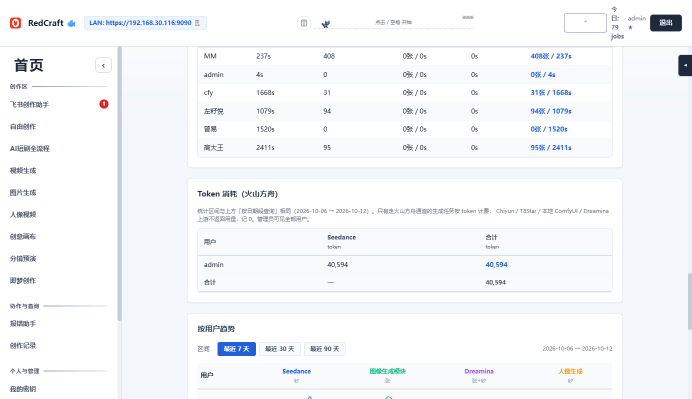
#> input picture _verify/stats_token_live.png, 1384 x 797 px (shown at 1/2 size); its folder holds only this picture in this run
$ python -i reference_watermark_clean.py   (imports and definitions only)
#> lines starting #> are read from the running program, lines starting #| are printed output that depends on the picture
#> further down, picture is the input picture: PIL image 1384x797 RGB; mean R, G, B 245.4, 247.1, 249.5
"""参考图水印清洗（自动、前置、**带保真护栏**）—— 2026-10-19 重做。

用户口径：
「我记得之前有这个功能就是只识别带水印的图重新生成，后面因为他会把我的原图改掉，跟原图不一样
 所以去掉了，你看能不能按我之前这个方案解决我的痛点」。

历史（仓库记录，2026-10-10 撤掉的原因）：
* 旧实现是**无条件跑**（K=0 也跑）✗，判据只看 `reason` 里的关键词 ✗；
* 而且它**静默替换了用户的原图** ✗ —— 清洗结果与实物不一致时，用户**看不到、也拦不住** ✓。

本次设计（三道护栏，专治上面那两个问题）：
1. **只处理"真的带水印"的图**：先做水印检测（亮 + 低饱和 + 细笔画 + 位于画面边缘/角落），
   检测不到就**一个像素都不动**；
2. **保真护栏**：清洗后与原图做**逐像素比对**（缩到 128×128 灰度比均值差）——只有
   `mean_abs_diff <= 6` **且**检测显示"水印已消失"**才采用**；否则**丢弃清洗结果、保留原图**；
3. **原图永不改动**：清洗结果另存 `-nowm.png`，只在**提交给上游用的副本**上替换路径；
   台账（`WatermarkCleanupRecord`）写明原图/清洗版/相似度/是否采用，交给执行层写进任务事件。

依赖只用 **PIL**（feishu venv 里没有 numpy/cv2），图片清洗走本机 nano-banana 应用（8797）。

── 2026-10-22：**整图均值护栏看不见"局部被抹掉"**，用户的红圈就是被这样洗掉的 ──

用户报：「9090 端口飞书模块的红车引导效果一直不好」。查下来是一次**静默删除用户资产**：

* 生产 run `4452169a`（redcqchina《Sandfall》红车片头）的参考图 `image-1` 是游戏截图，
  用户在**车阵里手绘了一个红圈**圈住那辆红色小车 —— 这就是"是哪辆车"的**唯一指认标记**，
  提示词里写的就是「图一红圈中的红车」「@图片1 右上角红圈标注的那辆红色小车」。
* 自动清洗把它当成"叠加标记"重画掉了：原图有圈、提交版 `-nowm` 里**圈没有了**
  （本地视觉模型两次判读一致：原图「有一个手绘红色圆圈」，清洗版「没有」）。
* 而 `_mean_abs_diff` 报 **7.52 ≤ 12 → 照样采用**。原因是 128×128 灰度均值把一条细圈
  **稀释没了**：同一对图的**最差 32×32 局部块**差异是 **63.7**，而两张"只洗掉角落水印文字"
  的正常清洗只有 **14.8 / 9.4**。
* 后果：模型拿到的参考图里没有任何指认标记 → 只能瞎猜是哪辆红车 → 同一个项目
  从 10-21 返工到 10-22 至少 6 轮（`carried_rework_requirements` 里全是"红车是哪一辆"）。

因此补两道护栏（2026-10-22）：

* **局部块护栏**（`_worst_block_diff`）：除整图均值外，再比"最差局部块"的差异，
  超 `_LOCAL_DIFF_MAX` 就**丢弃清洗结果、保留原图** —— 这条对"抹掉画面里某样东西"
  敏感，对"只去掉角落一小块水印"不敏感，正好把两者分开；
* **手绘标记前置判据**（`mentions_user_annotation`）：视觉描述里提到红圈/标注框等
  **用户手绘标记**的图**根本不去洗**（少一次图片模型调用，也绝不冒险重画）。判据在生产
  378 条参考图描述上校准过：命中 7 条、逐条核对**全是**真的手绘标注，而「围成圆圈站立」
  「手绘质感」「方向箭头」「情绪标记」「木质门框」这些同词不同义的一条都没误伤。
  注意：多模态规划流水线下常常**没有**视觉描述，所以这条是**尽力而为**，
  真正兜底的是上面那条局部块护栏。

── 2026-10-23：局部块护栏**只看最差单块**，把"水印被洗掉"误判成"抹掉了内容" ──

用户报：「9090 端口飞书模块去水印怎么失效了，手机卖点两次任务都有水印」。

* 生产 run `aa2b426b`（10-23 13:08）两张参考图台账都是 `kept`：`最差局部差异 42 > 35`、
  `39 > 35` → 丢弃清洗结果、回退成**带水印的原图**。而实际看图确认：原图右下角有「即梦AI」
  水印，清洗版**水印已经没了**、主体完好 —— **清洗成功了，是护栏把好结果扔了**。
* 根因：`_worst_block_diff` 取的是 **1024 个块里的最大值**（`_LOCAL_BLOCK` 是**网格数**，
  不是块的像素数），而**水印所在块的差异本来就大** —— "把水印洗掉"这件事本身就会制造一个
  高分块，于是"改得越成功越容易被拒"。全量 108 对生产图对里 **32 对（30%）超阈值被拒**，
  分布 6→255 连续、35 恰好落在中位数附近，**根本没有分界**。
* 修法：判定改成**合取** —— 最差块 > 35 **且** 受影响块数 ≥ `_LOCAL_DIFF_MIN_BLOCKS`(4)。
  实测区分度：水印被洗掉 = **0~3 块**（改动局限在水印那一小块）；画面内容被改写 =
  **52 / 56 块**（多条横带 / 一整圈）。全量拒绝率 **30% → 14%**，17 对被误杀的翻回采用。
* ⚠️ 这条判据**不知道水印在哪**：试过用 `_watermark_strokes` 的像素判据做"位置掩膜"，
  实测它把 **33%~64% 的画面**都标成"水印"（该判据本是给"全图计数"用的，不是定位用的），
  掩膜版会放行一切 —— 已放弃。所以现在判的是改动**范围**，不是改动**位置**。
* **还没做（真正的根治）**：模型清洗是**整张重绘**，不是"只改水印区"。所以清洗质量每次都不一样。
  ⚠️ 2026-10-28 已补三件：
  ① **确定性路径**（`_inpaint_watermark_boxes` → `tools/inpaint_reference_watermark.py`）：
     探针给到水印框时，用 `cv2.inpaint` **只改水印像素**，其余像素与原图逐点一致 ——
     "只洗水印不洗字"的正解，且不经过模型、没有色调漂移、没有拼接补丁；
  ② **重绘后分辨率还原**（`_match_resolution`）：模型 2K 重绘会把 1080×1920 放大成
     1584×2816 —— 不还原的话所有"按像素框"的判断都会指到错误的画面区域（这是 10-28 的真凶）；
  ③ **保护区守卫**（`_protect_guard`）：只在走到模型那条回退路时才起作用。
  ❌ **踩过并已删除的弯路**：拿模型整张重绘的结果再"把保护区按原图像素贴回" ——
  模型重绘后色调本来就变了，贴回去必然留下一块可见补丁（用户原话：「拼接的啥啊」）。
  ⚠️ 注意区分：用户 2026-10-23 否决的是"局部重绘**拼接**"；而 `cv2.inpaint` 的确定性修补
  改动范围严格等于水印掩膜、不引入任何外部像素，所以它是可行且首选的。

── 2026-11-02：「清洗功能失效了，水印没法去掉了」= **成功的模型清洗被护栏拒 + 空操作的
   确定性修补被记账成「已去水印」**（两个洞叠在一起，用户看到的是"洗了个寂寞"） ──

用户报：「为什么金蛋视频的清洗功能失效了，水印没法去掉了」。生产 run `39aaa705` / `66522685`
（文档 `G1JvwUaqEiayuakKT6Ic1Zk9ngg`，两张参考图的水印都是右下角的「豆包AI生成」）两条都
`status=adopted`、文案写着"已去水印"，而水印**原封不动**。逐层量下来的证据：

| 版本 | 整图均值 | 最差块 | 受影响块 | 水印框笔画能量留存 | 结论 |
|---|---|---|---|---|---|
| 模型重绘（被拒） | 2.14 ≤ 12 ✔ | 46~53 > 35 ✘ | **4** ≥ 4 ✘ | **24% / 23%** | 水印**洗掉了**、保护区留存 97~106%——好结果，被拒 |
| 确定性修补（采用） | 0.00 | 0~1 | 0 ✔ | **100% / 100%** | 只改了 44 / 93 个像素，水印原样 |

* **洞 ①：局部块护栏不知道"水印在哪"**。探针早就把水印框（`0.78,0.955,0.995,0.995`）给了
  出来，护栏却照样把框里"水印被洗掉"造成的块差算成"改写了画面内容"。那次 4 个超阈块
  **全部**压在（32×32 网格的）row 31 / col 26,27,29,30 上 —— 落在框里。10-23 的校准口径
  "水印被洗掉 = 0~3 块"只对**小**水印成立；「豆包AI生成」这么一块就是 4 块，正好卡在
  `_LOCAL_DIFF_MIN_BLOCKS = 4` 的刀口上。**修法**：`_local_change_stats(exclude=水印框)`
  —— 框里的块不参与判定，框外照旧（红车红圈 56 块全在框外，照样拦得住）；框太大
  （>15% 的块）就不豁免，宁可保守。
* **洞 ②：确定性修补没有自证**。`cv2.inpaint` 只改了 44 个像素、水印原样，但工具退出码是 0，
  `clean_reference_image` 就 `adopted=True` + 文案"已去水印"，`effective_cleanup_path` 还会
  **优先**把这个空操作文件提交出去 —— 于是"界面说洗好了、成片里水印还在"。
  **修法**：`_watermark_still_there` —— 修补后水印框内的**笔画能量**必须降到原来的 85% 以下，
  否则判"没洗掉"、**保留原图**并在文案里写明（用户可点「重新清洗」）。
  校准：真洗掉 = 留存 23~24%；空操作 = 100%，两侧离阈值都很远。
* **洞 ③：跨运行记忆把这个空操作文件钉死了**。用户点过"用清洗版"之后，
  `reference-cleanup-decisions.json` 记着 `selected = ...-nowm.png`（那份空操作文件），
  于是**之后每一次新运行都走"沿用上一版"分支、压根不再洗** —— 用户点多少次重新生成，
  拿到的都是同一张带水印的图。**修法**：继承校验除了保护区守卫，也要过
  `_watermark_still_there`；过不了就**忘掉这条记忆**、本次重新清洗。
* **方法论**：
  1. **"成功"必须有独立的度量来证** —— 退出码 0 / 工具没报错都不算。这套流水线已经栽过
     同族两次（2026-10-20 徽章"处理中"、2026-10-28 探针静默返回 None）：凡"某一步说自己成了"
     的地方，都要有一个**测出来的**判据。
  2. **护栏阈值必须拿"它要保护的那件事"校准** —— `4` 这个数字当初是拿 0~3 块的样本定的，
     这次碰到 4 块就翻车。
  3. 判据能用**已知的定位信息**（探针框）就别只用"范围启发式"：位置信息早就在手上，
     上一轮因为 2026-10-23 那次"像素掩膜标了 33%~64% 画面"的失败把它一并放弃了。
"""

from __future__ import annotations

import asyncio
import json
import logging
import os
import re
import subprocess
from collections.abc import Awaitable, Callable
from dataclasses import dataclass, replace as _dc_replace
from datetime import datetime, timezone
from hashlib import sha256
from pathlib import Path
from types import SimpleNamespace
from typing import Any

import httpx
from PIL import Image, ImageChops, ImageFilter, ImageStat

_LOGGER = logging.getLogger(__name__)

#: 默认并发张数（见 `Settings.reference_watermark_cleanup_concurrency` 的说明）。
#: 实测每张 73~90 秒，串行 10 张就是 12~15 分钟；这里没有"必须串行"的理由，
#: 唯一的共享状态是台账 JSON，已经用锁 + 原子替换护住（`_write_status`）。
_DEFAULT_CONCURRENCY = 3
#: 台账读-改-写的互斥锁：并发清洗时多张图同时更新同一个 JSON，不加锁会**丢更新**
#: （前端就会少几张图的状态）。与 2026-10-12 `history.json` 那次事故同一个雷。
_STATUS_LOCK = asyncio.Lock()

#: 本机图片应用（nano-banana）：清洗用的最小编辑走它，不额外引依赖。
_IMAGE_APP = "http://127.0.0.1:8797"
#: 相似度阈值（缩到 128×128 灰度后的平均绝对差；越小越像）。
#:
#: 实测校准：图片模型做"最小编辑去字"**必然轻微重绘纹理** —— 拿生产参考图（r1）实测
#: 差异 = 6.11；把阈值卡在 6 会把**合理清洗**也拒掉 ✗。这里放宽到 12，同时配合
#: "原图永久保留 + 审批页放前后对比"，把"跟原图不一样"这件事**变成可见、可回退**——
#: 这正是 2026-10-10 那次撤掉功能的真正教训（旧实现是**静默替换** ✗）。
_FIDELITY_MAX_DIFF = 12.0
#: 交给图片模型的指令：**最小编辑、只去平台水印**，图内文字一律保留。
#:
#: 2026-10-28 用户口径（原话）：「清洗时规定，**只清洗平台水印，图中的文字要保留**」。
#: 旧指令写的是"把这张图里**所有叠加在画面上的文字**去掉" —— 范围太大，模型会把
#: **画面内容里的文字**（品牌字样、道具与界面文字）一起擦掉。实测代价：image-2 的
#: 清洗版把爱心中心的「Jewel Loop」洗糊了（台账里最差局部差异 63 > 35 → 被护栏拒绝），
#: 用户看到的是"清洗把我要的字洗没了，只能退回原图"。
#: 所以现在的界线是**两类文字**：平台叠加的水印/角标 = 洗掉；画面自带的文字 = 一个字都不许动。
_CLEAN_PROMPT = (
    "**最小编辑，只做一件事**：把**叠加在画面上的第三方平台水印与 AI 工具角标**去掉"
    "（例如右下角的「即梦AI」「豆包AI生成」、账号名、平台 logo 一类），"
    "被水印挡住的地方按周围纹理自然补上。"
    "**画面里其它任何文字都必须原样保留、一字不改**：品牌字样（如 Jewel Loop）、标题、"
    "包装与道具上的字、游戏/界面文字（计数、按钮、提示）、手写标注与箭头 —— 这些是"
    "**画面内容**，**不许擦除、不许改写、不许模糊、不许移位**；"
    "不确定某处文字是不是平台水印时，**一律保留**。"
    "**除水印区域外，画面的一切保持完全不变**：构图、主体、颜色、光影、清晰度与所有文字；"
    "不要新增元素、不要重画主体、不要改变风格。"
)
#: 半透明叠加字的"对比度"区间：下限排除噪点、上限**排除纯白高对比的界面元素**
#: （游戏 UI 的 "0/6"、箭头、图标都是纯白高对比 ✗，不能当成水印去洗）。
_STROKE_MIN_DIFF = 24
_STROKE_MAX_DIFF = 90

# ── 局部块护栏（2026-10-22，见模块 docstring 的「红圈被洗掉」事故） ───────────────
#: 差图切成 `_LOCAL_BLOCK × _LOCAL_BLOCK` 块，这里判的是**最差那一块**的灰度平均差。
#: 块数取 32：一个块 ≈ 画幅的 3%，小到能框住"被抹掉的一条圈/一个标记"，
#: 大到不会被单像素级重绘噪声带偏。
_LOCAL_BLOCK = 32
#: 局部块差异上限。实测校准（生产真实图对，`_diag/replay_annotation_guard.py` 的原始输出）：
#:   * 只洗掉角落水印文字的正常清洗 → 最差块 **15.0 / 6.0**（应当采用）；
#:   * 把手绘红圈整条抹掉           → 最差块 **66.0**（必须拒绝）。
#: 取 35 落在两者中间，两侧都有 2 倍以上余量。
_LOCAL_DIFF_MAX = 35.0
#: **还必须至少这么多块被改动**才算"抹掉了内容"（2026-10-23 事故后补的合取条件）。
#:
#: 事故：只看**最差单块**时，**水印本身的变化**就会被当成"抹掉了内容" —— 一次"只在右下角
#: 水印处改动、其余像素几乎不变"的**完美清洗**，max 同样顶到 39~42 > 35 → 被拒 →
#: 回退成带水印的原图。用户看到的就是「去水印失效」（手机卖点两次任务都有水印）。
#:
#: 为什么块数能把两者分开（全部 108 对生产图对实测）：
#:   * 水印被洗掉（改动**局限在水印那一小块**）→ 受影响块 **0~3**；
#:   * 画面内容被改写（多条横带 / 一整圈）    → 受影响块 **52 / 56**；
#:   * 只洗掉角落水印的合成样本                → 0 块。
#: 取 4：合成"细红圈被抹"样本是 7 块（仍被拦 ✔），带水印的干净清洗是 0~2 块（放行 ✔）。
#:
#: ⚠️ 这条判据**不知道水印在哪**（检测器只能给"像水印的像素占比"，取位置会把 33%~64% 的
#: 画面误标成水印，实测不可用），所以它是"改动**范围**"的启发式，不是"改动**位置**"的判据。
#: 水印特别大的图仍可能被拒 —— 那种情况下正确的修法是让清洗更忠实（只改水印区），见模块
#: docstring 末尾的「还没做」。
_LOCAL_DIFF_MIN_BLOCKS = 4

# ── 局部块护栏的「水印框豁免」（2026-11-02，见模块 docstring 的「金蛋」事故） ────────
#
# 事故：探针**已经明确告诉**我们水印在右下角那个框里，而局部块护栏却照样把这个框里
# "水印被洗掉"造成的块差算成"改写了画面内容" —— 一次成功的清洗被拒，退回确定性修补，
# 而那次修补是个空操作（只改了 44 个像素），水印原封不动地交了出去。
#
# 所以：局部块护栏只看**水印框以外**的改动。红圈/手绘标记这类"用户指认标记"都在画面里，
# 不在角落水印框里，照样拦得住（实测红车红圈 = 56 块，全在框外）。
_LOCAL_EXCLUDE_PAD = 0.01
#: 允许被豁免的块数上限（占 1024 块的比例）：探针给的框必须**小**才敢豁免。
#: 框一大，这条护栏就等于不存在 —— 宁可退回旧行为（保守）。实测生产水印框 ≈ 16 块。
_LOCAL_EXCLUDE_MAX_RATIO = 0.15

# ── 确定性修补的「自证」判据（2026-11-02） ────────────────────────────────────
#: 修补后水印框内的**笔画能量**必须降到原来的这个比例以下，才算"水印真的被洗掉了"。
#: 校准（2026-11-02 生产真实图对，同一张图的两种洗法）：
#:   * 模型重绘把「豆包AI生成」洗掉（成功）→ 留存 **24% / 23%**；
#:   * 确定性修补实际只改了 44 / 93 个像素、水印原样 → 留存 **100% / 100%**（假成功）。
#: 取 0.85：正常清洗离得很远，假成功卡得很死。
_WATERMARK_GONE_MAX_RATIO = 0.85
#: 水印框内笔画能量的最低基数：低于它说明框里本来就没有笔画，算比值没意义（放行）。
_WATERMARK_ENERGY_FLOOR = 2.0
#: 水印框外扩（与 `tools/inpaint_reference_watermark.py` 的 `--pad` 保持一致）。
_WATERMARK_BOX_PAD = 0.02

# ── 用户手绘标记判据（2026-10-22） ────────────────────────────────────────────
#: 「手绘标记」= 标记名词 + 标注动词。两个方向都收（「红色圆圈标注」/「标注框」），
#: 单独出现的「圆圈」「箭头」「标注」一律不算 —— 游戏画面里"车上的方向箭头""围成圆圈
#: 站立""情绪标注""木质门框""手绘质感"都是同词不同义，收进来就会把正常清洗全禁掉。
_ANNOTATION_PATTERNS: tuple[re.Pattern[str], ...] = (
    re.compile(
        r"(?:手绘|手画|手工|后期叠加|叠加的)?\s*(?:红|黑|蓝|黄|绿|白|紫|橙)?\s*"
        r"(?:圆圈|圆环|椭圆|圈|矩形框|方框|线框|标注框)\s*"
        r"(?:标注|标记|标出|画出|圈出|圈住|圈起|圈选|框选|高亮|选中|指示)"
    ),
    re.compile(
        r"(?:标注|标记|标出|画出|圈出|圈住|圈起|圈选|框选|高亮|选中)\s*(?:的)?\s*"
        r"(?:红|黑|蓝|黄|绿|白|紫|橙)?\s*(?:圆圈|圆环|矩形框|方框|线框|红圈)"
    ),
    re.compile(
        r"(?:红色|红|黑色|蓝色|黄色|白色|绿色)?\s*(?:矩形|方形|圆形|椭圆|空心)?\s*"
        r"(?:标注|标记)(?:框|圈|圆圈|环|矩形框)"
    ),
    re.compile(r"红圈"),
)
#: 命中手绘标记时给用户看的原因（写进任务事件）。
ANNOTATION_SKIP_REASON = (
    "检测到你手绘的标注（红圈/红框）——为保住这个指认标记，本次不做去水印、原图照原样提交"
)


# [28 lines left out: functions _description_text, mentions_user_annotation, not called in this run]


@dataclass(frozen=True, slots=True)
class CleanupRecord:
    """一张参考图的清洗台账（写进任务事件，用户可见）。"""

    asset_id: str
    original: Path
    cleaned: Path | None
    fidelity: float | None
    adopted: bool
    reason: str
    #: 2026-10-28：这一版把**画面里的文字/内容洗掉了**（保护区守卫判定）。
    #: 这类版本**不允许生效、也不允许被用户选定** —— 用户口径：「不要洗字我只要洗水印」。
    content_lost: bool = False
    #: 2026-10-28：这一版是**确定性修补**（只改水印像素、其余原样，见
    #: `tools/inpaint_reference_watermark.py`）。确定性版本视为"保字安全"，
    #: 在生效判定里**优先于"回退原图"** —— 否则入库那一环偶尔失败一次，
    #: 用户就会看到「我明明洗好了，重新运行又变回带水印的原图」。
    deterministic: bool = False


# ───────────────────────── 后台清洗 + 前端可见的状态台账 ─────────────────────────
#
# 用户口径（2026-10-20）：「规划成功后先把右边界面显示出来，然后提示正在去水印，
# 对应参考图给出前端反馈」。所以清洗**不能挡住规划**：
#   * 规划一完成，界面立刻出来；
#   * 清洗在**后台任务**里逐张跑，每张的状态写进 `outputs/runs/<run_id>/watermark-cleanup.json`；
#   * 运行视图把这份台账带给前端 → 每张参考图旁边显示「去水印中… / 已去水印 / 未检测到水印 /
#     保留原图（差异过大）」；
#   * 参考图缩略图接口在读图时**优先给清洗版**（清洗完成后缩略图自动变成干净的那张）；
#   * 提交前执行层仍会兜底清洗一次（幂等：已洗过直接复用 `-nowm` 文件）。


def cleanup_status_path(run_id: str, outputs_dir: Path) -> Path:
    return outputs_dir / "runs" / run_id / "watermark-cleanup.json"


# [10 lines left out: function read_cleanup_status, not called in this run]


# ── 用户决定（2026-10-23）────────────────────────────────────────────────────
#: 用户对某张参考图清洗结果的决定：
#:   * `auto`（缺省）—— 沿用护栏的自动判定（`status == "adopted"` 才用清洗版）；
#:   * `cleaned` —— **用户看过图，决定用清洗版**（即使护栏判了 `kept` 也照用）；
#:   * `original` —— 用户决定用原图（即使护栏采用了清洗版也不用）。
#:
#: 用户 2026-10-23 口径：「可以让用户看到清洗后的图片自由选择原图或者继续重新清洗」，
#: 并明确**不做局部重绘**（拼接时会有明显接缝），所以清洗始终是整张重绘、由人来拍板。
DECISION_AUTO = "auto"
DECISION_CLEANED = "cleaned"
DECISION_ORIGINAL = "original"
DECISIONS: tuple[str, ...] = (DECISION_AUTO, DECISION_CLEANED, DECISION_ORIGINAL)


# [100 lines left out: functions resolve_cleaned_path, cleaned_suffix, version_lost_content, effective_cleanup_path, latest_usable_version_path, not called in this run]


# ── 清洗范围探针的数据结构与保护区守卫（2026-10-28）──────────────────────────
#
# 用户口径：「不要洗字我只要洗水印」+「还是用原本的清洗，但在清洗之前先丢给模型确认清洗范围」。
# 探针（见 `integrations/cleanup_scope.py`）给出两组归一化 bbox：该洗的水印、不许动的画面内容。
# 这里负责两件事：① 把范围写进清洗指令；② 洗完之后在 keep 区**验一遍**，掉了就拒。
#
# 为什么必须要 ②：实测 run `82133315`（image-2）——清洗把水印去掉了、**也把品牌字
# "Jewel Loop" 洗掉了**，而灰度护栏判它"已去水印并采用"（最差块 31 ≤ 35、受影响 0 块）。
# 低对比度的浮雕字消失，整图均值与局部灰度块都看不出来；只有"盯着那块区域看边缘能量"才看得见。
@dataclass(frozen=True, slots=True)
class CleanupScope:
    """一次探针的结论：水印在哪、画面内容在哪。坐标是归一化的 (x0, y0, x1, y1)。"""

    watermarks: tuple[tuple[float, float, float, float], ...] = ()
    keep: tuple[tuple[str, tuple[float, float, float, float]], ...] = ()

    def is_empty(self) -> bool:
        return not self.watermarks and not self.keep

    def keep_labels(self) -> list[str]:
        return [label for label, _box in self.keep]


#: 保护区外扩：视觉模型给的框有误差，宁可多保护一点（值 = 画面宽/高的比例）。
_PROTECT_PAD_RATIO = 0.04
#: 保护区"边缘能量"允许的最低留存比例：清洗后 / 清洗前 < 这个值 → 判定画面内容被洗掉。
#:
#: 校准数据（2026-10-28）：
#:   * **字被洗掉的真实图对**（image-2 原图 → 13:18 清洗版 / 10:58 重洗版）→ 留存 **55%**；
#:   * **正常清洗**（image-1 原图 → 清洗版，已采用）→ 留存 **73%**；
#:   * 全部 **157 对**历史清洗图对的保护区留存分布：最小 32% / 5% 分位 64% / 中位 99%。
#:   * **对照组**：整图边缘能量留存 78%（坏）vs 76%（好）——**完全分不开**，
#:     这就是为什么必须盯"探针指定那块区域"，而不是看整图。
#: 取 0.70 落在 55% 与 73% 之间，两侧余量都够；误拒的代价是"保留原图（带水印）+ 用户手动选"，
#: 比"把用户的品牌字洗掉"轻得多 —— 用户 2026-10-28：「我给用户选择的空间，可以用原图」。
_PROTECT_EDGE_MIN_RATIO = 0.70


# [26 lines left out: functions bbox_tuple, scope_cache_key, not called in this run]


def file_sha256(path: Path) -> str | None:
    """文件的 sha256（素材指纹：提交前拿它核对"是不是同一张图"）。"""
    return source_image_sha(path)


# [209 lines left out: functions recorded_version_sha, _asset_stub, _protected_boxes, _edge_energy, _watermark_boxes_px, _watermark_still_there and 4 more, not called in this run]


#: 2026-10-28：清洗把**原本明亮**的像素涂成**近黑**的占比门槛。
#:
#: 用户报「前两张有水印的图，右下角都被替换成了纯黑色」——查下来是**图片模型**那条路：
#: 它被要求"去掉右下角水印"，结果把那一块**涂黑了**（10-28 13:23 的三张，实测涂黑占比
#: 0.135%~0.187%）。确定性修补不会有这个问题，但它只在水印框已知时才走；
#: 走模型回退路时必须由这道判据兜住 ——「去水印」绝不允许变成「涂黑」。
#:
#: 校准（同样用 240 宽采样、`原图>70 且 清洗后<26` 的占比）：
#:   * 三张被涂黑的真实成品 → **0.135% / 0.171% / 0.187%**（必须拒）；
#:   * 两版正常清洗（压口红确定性版 / image-1） → **0.000%**（必须放行）。
#: 取 0.08%：比正常样本高两个数量级以上，比最坏样本低 1.7 倍。
_BLACK_PATCH_MAX_RATIO = 0.0008


# [86 lines left out: functions _black_patch_ratio, _protect_guard, _clean_prompt_with_scope, not called in this run]


# ── 用户选择的跨运行记忆（2026-10-28）────────────────────────────────────────
#
# 事故：用户在审批页给某张参考图选了「用清洗版」（或「用原图」），**下一版运行**一进来
# 台账就被重置成 `auto`，而 `auto` 又恰好是"护栏拒绝 → 回退原图" —— 用户看到的是
# 「清洗功能重做之后失效了，都给我换成原图了」。
#
# 根因：台账是**按运行**存的（`outputs/runs/<run_id>/watermark-cleanup.json`），而每点一次
# 「重新生成计划 / 重跑」都会**新建一个 run**，于是上一版的选择对新 run 不可见。
#
# 这里加一层按**原始图片内容 sha256** 的持久记忆：同一份素材，用户上次做过的决定，
# 新运行直接继承（连清洗都不再跑一次 —— 每张图一次图片模型调用要 73~90 秒）。
#
# 为什么按 sha256 而不是 `asset_id`：`image-1/image-2/image-3` 是按**文档里图片出现的顺序**
# 编的，用户在文档里插一张图就会整体错位、张冠李戴；sha256 只跟图片内容走。
_DECISIONS_FILENAME = "reference-cleanup-decisions.json"
_DECISIONS_LOCK = asyncio.Lock()


def decisions_store_path(data_dir: Path) -> Path:
    return Path(data_dir) / _DECISIONS_FILENAME


# [31 lines left out: functions source_image_sha, read_cleanup_decisions, lookup_cleanup_decision, not called in this run]


# [332 lines not run here, left out]


def _watermark_strokes(image: Image.Image) -> float:
    """粗估「叠加水印」面积占比：亮 + 低饱和 + 比周围更亮的细笔画，且偏向画面边缘。"""
    gray = image.convert("L")
    small = gray.resize((160, int(160 * image.height / max(1, image.width))))
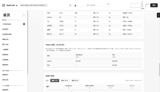
#> small: PIL image 160x92 L; min 22, max 255, mean 246.9
    background = small.filter(ImageFilter.MedianFilter(size=9))
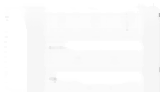
#> background: PIL image 160x92 L; min 179, max 255, mean 251.1
    diff = ImageChops.subtract(small, background)
    hsv = image.convert("HSV").resize(small.size)
#> hsv: PIL image 160x92 HSV; mean H, S, V 77.7, 5.5, 249.6
#> (the rest of the program and of its run is left out)
